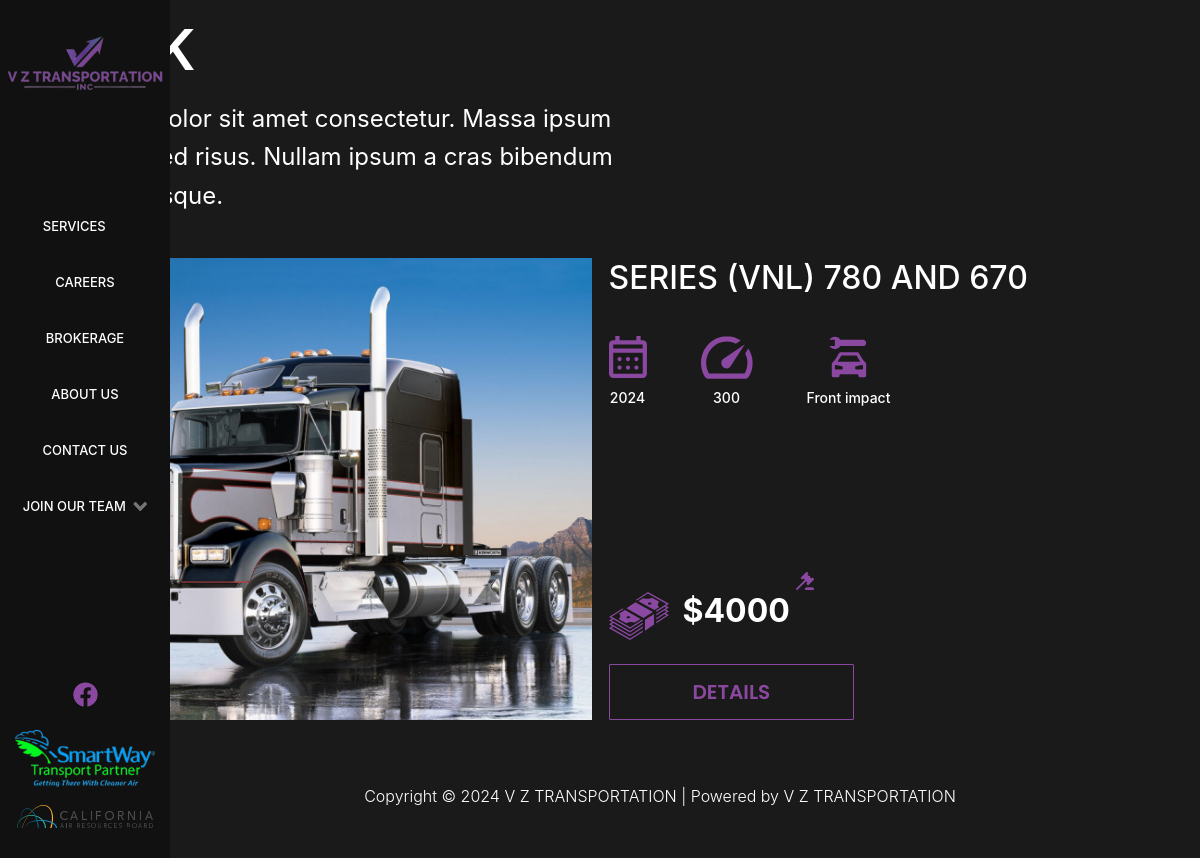
The page /brokerage/ on the database its author committed.
### brokerage/models.py (models this page shows, shortened)
class Truck(models.Model):
    description = models.CharField(max_length=255, verbose_name="Truck Description" ,default='No description')
    name = models.CharField(max_length=255, verbose_name="Truck Name")
    year = models.DateField(verbose_name="Year of Manufacture")
    load_capacity = models.PositiveIntegerField(verbose_name="Load Capacity (kg)")
    speed = models.PositiveIntegerField(verbose_name="Speed (km/h)")
    transmission = models.CharField(max_length=100, verbose_name="Transmission Type")
    impact_protection = models.CharField(max_length=100, verbose_name="Impact Protection")
    price = models.DecimalField(max_digits=10, decimal_places=2, verbose_name="Price ($)")
    image = models.ImageField(upload_to='trucks/', verbose_name="Main Image", null=True, blank=True)
    text = models.TextField(verbose_name="Comment Text")

### brokerage/views.py (the view)
# urls.py: path("", views.brokerage, name="brokerage"),
def brokerage(request):
    trucks = Truck.objects.all()
    context = {
        'trucks': trucks,
    }
    return render(request, 'brokerage/brokerage.html',  context)

### brokerage/templates/brokerage/brokerage.html (shortened to what this page needs)
{% extends 'main/layout.html' %}
 {% load static %}
 {% block style %}
<link rel="stylesheet" href="{% static 'brokerage/css/brokerage.css' %}" />
{% endblock %}
{% block content %}
<section class="brokerage section">
    <div class="container">
      <h2 class="title">Truck</h2>
      <p class="brokerage-text text">
        Lorem ipsum dolor sit amet consectetur. Massa ipsum pulvinar orci sed
        risus. Nullam ipsum a cras bibendum lorem pellentesque.
      </p>
      <div class="brokerage-track">
        {% for el in trucks %}
        <img
          class="brokerage-track-img"
          src="{{ el.image.url }}"
          alt="truck"
        />
        <div class="brokerage-track-progress">
          <div class="brokerage-track-progress-wrap">
            <h3 class="brokerage-track-title">{{ el.name }}</h3>
            <ul class="brokerage-track-list">
              {% if el.year %}
              <li class="brokerage-track-item">
                <svg class="brokerage-track-icon" width="38" height="42">
                  <use href="../../../img/sprite.svg#icon-calendar"></use>
                </svg>
                <p class="brokerage-track-text">{{ el.year|date:"Y"  }}</p>
              </li>
              {% endif %}
              {% if el.speed %}
              <li class="brokerage-track-item">
                <svg class="brokerage-track-icon" width="52" height="43">
                  <use href="../../../img/sprite.svg#icon-speed"></use>
                </svg>
                <p class="brokerage-track-text">{{ el.speed }}</p>
              </li>
              {% endif %}
              {% if el.impact_protection %}
              <li class="brokerage-track-item">
                <svg class="brokerage-track-icon" width="38" height="42">
                  <use href="../../../img/sprite.svg#icon-front-impact"></use>
                </svg>
                <p class="brokerage-track-text">{{ el.impact_protection}}</p>
              </li>
              {% endif %}
            </ul>
          </div>
          <div class="brokerage-track-wrap">
            <div class="brokerage-track-progress-bar">
              <svg class="brokerage-track-icon" width="60" height="48">
                <use href="../../../img/sprite.svg#icon-money"></use>
              </svg>
              <p class="brokerage-track-progress-text">${{el.price|floatformat:"0"}}</p>
              <svg class="brokerage-track-sub-icon" width="18" height="18">
                <use href="../../../img/sprite.svg#icon-vector-2"></use>
              </svg>
            </div>
            <button class="btn" type="button" onclick="window.location.href='{% url 'truck_detail' el.pk %}'">
                Details
            </button>
          </div>
        </div>
        {% endfor %}
      </div>
    </div>
  </section>
{% endblock %}

### brokerage/static/brokerage/css/brokerage.css (style rules this page uses)
.brokerage .title { font-size: 56px; margin-top: 16px; }
.brokerage-text { font-size: 24px; font-weight: 400; text-align: left; width: 615px; margin-top: 16px; }
.brokerage-track { display: grid; grid-template-columns: repeat(2, 1fr); column-gap: 17px; margin-top: 43px; }
.brokerage-track-progress { display: flex; flex-direction: column; align-items: start; justify-content: space-between; }
.brokerage-track-progress-wrap { display: flex; flex-direction: column; align-items: start; justify-content: start; gap: 39px; }
.brokerage-track-title { font-size: 32px; font-weight: 500; text-align: left; color: var(--text-color); }
.brokerage-track-list { display: flex; flex-direction: row; align-items: center; justify-content: start; gap: 54px; }
.brokerage-track-item { display: flex; flex-direction: column; align-items: center; justify-content: space-between; gap: 10px; height: 100%; }
.brokerage-track-icon { fill: var(--fill-icon); }
.brokerage-track-text { font-size: 14px; font-weight: 500; text-align: left; color: var(--text-color); }
.brokerage-track-progress-bar { position: relative; display: flex; gap: 14px; }
.brokerage-track-progress-text { font-size: 32px; font-weight: 700; line-height: 38.4px; text-align: left; color: var(--text-color); }
.brokerage-track-sub-icon { position: absolute; right: 40px; top: -20px; fill: var(--fill-icon); }
.btn { padding: 17px 83px; margin-top: 24px; }

### main/static/main/css/utils/default.css (style rules this page uses)
:root { --background-body: #1a1a1a; --background-aside: #111111; --background-container: #151515; --text-color: #ffffff; --text-second: #8b48a0; --fill-icon: #8b48a0; --background-item: #404040; --border-color: #8b48a0; --color-white: #ffffff; --background-item-first: rgba(0, 0, 0, 0); --background-btn-first: rgba(0, 0, 0, 0); --background-btn-second: #8b48a0; --border-input: #69727d; --btn-color: #212121; }
body { background: var(--background-body); margin: 0; font-family: 'Inter'; }
.container { max-width: 1260px; margin: 0 auto; }
.title { font-family: 'Inter'; font-weight: 600; font-size: 45px; color: var(--text-color); text-transform: uppercase; }
.text { font-family: 'Inter'; font-size: 15px; font-weight: 300; line-height: 1.6; color: var(--text-color); }
.btn { font-family: Poppins; font-size: 20px; font-weight: 800; line-height: 1; padding: 16px 30px; background: rgba(0, 0, 0, 0); border: 1px solid var(--border-color); border-radius: 1px; color: var(--text-second); }
.btn { text-transform: uppercase; display: block; margin: 0 auto; scale: 1; transition: scale 250ms ease-out; }

### rows shown on the page
Truck: image (picture), name "SERIES (VNL) 780 AND 670", year "2024", speed "300", impact_protection "Front impact", price "4000"
